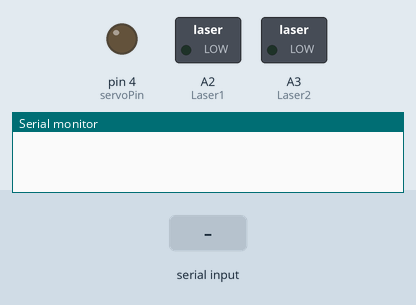
This sketch was run on a simulated Arduino Uno, built with avr-gcc and run on an emulated ATmega328P. On the bench: switched loads named in the sketch (green lamp = pin HIGH), output pins drawn as LEDs (lit = HIGH), the last lines printed to the serial monitor. The inputs (shaded band) are chosen by the test bench.

Above: at 1.2 s.
1.3 s: "90,45\n" received over Serial
At 2.3 s:
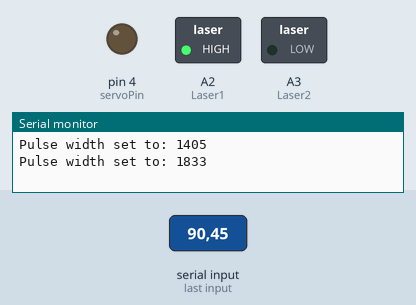
2.8 s: "200\n" received over Serial
At 3.5 s:
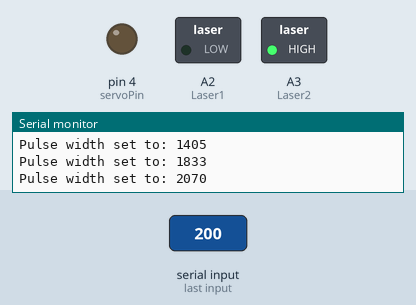
4.3 s: "30,150\n" received over Serial
At 4.6 s:
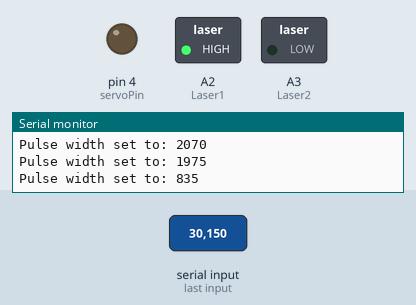
Timing chart, 0 to 7.3 s (numbered marks = the images above; inputs shaded):
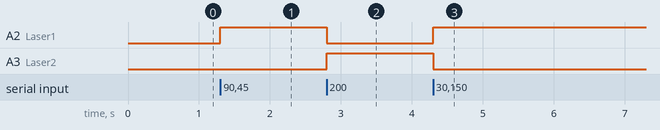

The sketch:

No_Library_Servo_Laser.ino
```cpp
const int servoPin = 4;
int Laser1 = A2;
int Laser2 = A3;

int degree0 = 2260;
int degree180 = 550;

volatile int pulseWidth = degree0;  // In microseconds
volatile bool doPulse = false;

void setup() {
  pinMode(servoPin, OUTPUT);
  Serial.begin(9600);
  setupServoTimer2();

  pinMode(Laser1, OUTPUT);
  pinMode(Laser2, OUTPUT);
  digitalWrite(Laser1, LOW);
  digitalWrite(Laser2, LOW);
}

void loop() {
  // Handle serial input
  if (Serial.available()) {
    int input = Serial.parseInt();
    if (input >= 1 && input <= 360) {
      noInterrupts();

      if (input <= 180) {
      pulseWidth = map(input, 0,180,degree0,degree180);
      digitalWrite(Laser1, HIGH);
      digitalWrite(Laser2, LOW);
    } else {
      pulseWidth = map(input-180, 0,180,degree0,degree180);
      digitalWrite(Laser1, LOW);
      digitalWrite(Laser2, HIGH);
    }

      //int degree = map(input, 0,180,degree0,degree180);
      //pulseWidth = degree;
      interrupts();
      Serial.print("Pulse width set to: ");
      Serial.println(pulseWidth);
    }
  }


}

// Timer2 triggers every 20ms
void setupServoTimer2() {
  TCCR2A = 0;
  TCCR2B = 0;
  TCNT2 = 0;

  OCR2A = 249;             // 1ms tick (16MHz / 64 / 250)
  TCCR2A |= (1 << WGM21);  // CTC mode
  TCCR2B |= (1 << CS22);   // Prescaler 64
  TIMSK2 |= (1 << OCIE2A); // Enable compare match interrupt
}

ISR(TIMER2_COMPA_vect) {
  static uint8_t msCount = 0;
  msCount++;

  if (msCount >= 20) {
    msCount = 0;
    doPulse = true;  // Trigger the pulse in main loop
  }
}
```

Measured:
- after the input at 1.3 s, A2 (Laser1): LOW → HIGH at once
- after the input at 2.8 s, A2 (Laser1): HIGH → LOW at once; A3 (Laser2): LOW → HIGH at once
- after the input at 4.3 s, A2 (Laser1): LOW → HIGH at once; A3 (Laser2): HIGH → LOW at once
